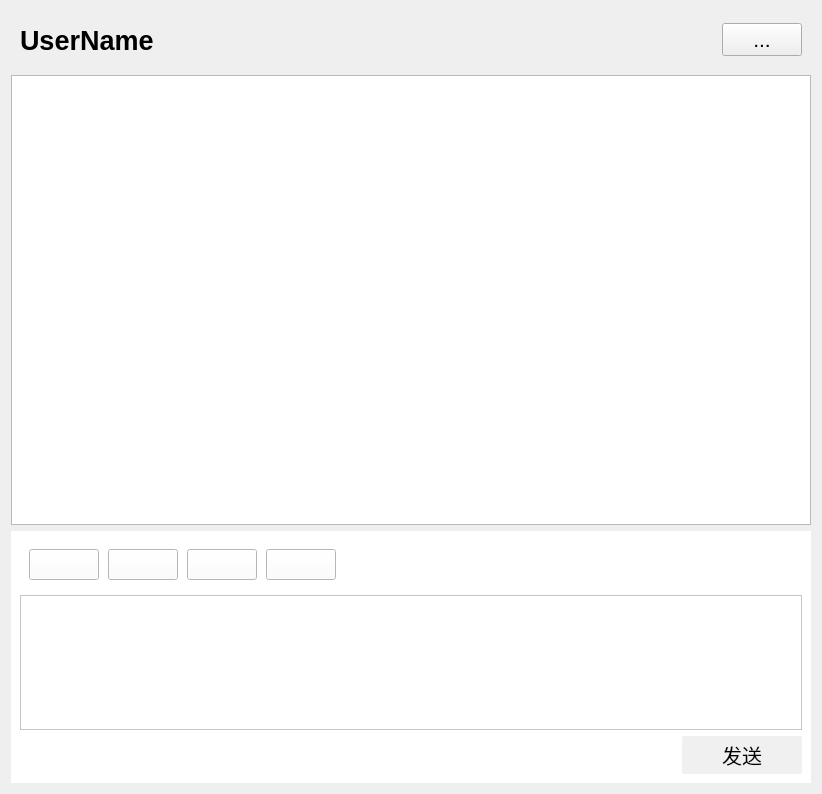
<?xml version="1.0" encoding="UTF-8"?>
<ui version="4.0">
 <class>ChatWindow</class>
 <widget class="QWidget" name="ChatWindow">
  <property name="geometry">
   <rect>
    <x>0</x>
    <y>0</y>
    <width>818</width>
    <height>794</height>
   </rect>
  </property>
  <property name="windowTitle">
   <string>Form</string>
  </property>
  <layout class="QGridLayout" name="gridLayout">
   <item row="2" column="0">
    <widget class="QWidget" name="inputWidget" native="true">
     <property name="minimumSize">
      <size>
       <width>800</width>
       <height>241</height>
      </size>
     </property>
     <property name="styleSheet">
      <string notr="true">background-color: rgb(255, 255, 255);</string>
     </property>
     <layout class="QGridLayout" name="gridLayout_2">
      <item row="2" column="0" colspan="3">
       <widget class="QTextEdit" name="textEdit">
        <property name="styleSheet">
         <string notr="true">background-color: rgb(255, 255, 255);</string>
        </property>
       </widget>
      </item>
      <item row="3" column="2">
       <widget class="QPushButton" name="sendBut">
        <property name="minimumSize">
         <size>
          <width>103</width>
          <height>38</height>
         </size>
        </property>
        <property name="maximumSize">
         <size>
          <width>120</width>
          <height>38</height>
         </size>
        </property>
        <property name="font">
         <font>
          <family>方正黑体_GBK</family>
          <pointsize>15</pointsize>
         </font>
        </property>
        <property name="styleSheet">
         <string notr="true">color: rgb(0, 0, 0);
background-color: rgb(240, 240, 240);
border-radius:2px;
</string>
        </property>
        <property name="text">
         <string>发送</string>
        </property>
        <property name="shortcut">
         <string>Return</string>
        </property>
       </widget>
      </item>
      <item row="0" column="0">
       <widget class="QWidget" name="widget_8" native="true">
        <property name="styleSheet">
         <string notr="true">background-color: rgb(255, 255, 255);</string>
        </property>
        <layout class="QHBoxLayout" name="horizontalLayout_2">
         <item>
          <widget class="QPushButton" name="btn_emoj">
           <property name="minimumSize">
            <size>
             <width>41</width>
             <height>31</height>
            </size>
           </property>
           <property name="styleSheet">
            <string notr="true">image: url(:/res/pic/表情.png);</string>
           </property>
           <property name="text">
            <string/>
           </property>
          </widget>
         </item>
         <item>
          <spacer name="horizontalSpacer_4">
           <property name="orientation">
            <enum>Qt::Horizontal</enum>
           </property>
           <property name="sizeType">
            <enum>QSizePolicy::Maximum</enum>
           </property>
           <property name="sizeHint" stdset="0">
            <size>
             <width>3</width>
             <height>20</height>
            </size>
           </property>
          </spacer>
         </item>
         <item>
          <widget class="QPushButton" name="btn_pic">
           <property name="minimumSize">
            <size>
             <width>41</width>
             <height>31</height>
            </size>
           </property>
           <property name="styleSheet">
            <string notr="true">image: url(:/res/pic/图片.png);</string>
           </property>
           <property name="text">
            <string/>
           </property>
          </widget>
         </item>
         <item>
          <spacer name="horizontalSpacer_5">
           <property name="orientation">
            <enum>Qt::Horizontal</enum>
           </property>
           <property name="sizeType">
            <enum>QSizePolicy::Maximum</enum>
           </property>
           <property name="sizeHint" stdset="0">
            <size>
             <width>3</width>
             <height>20</height>
            </size>
           </property>
          </spacer>
         </item>
         <item>
          <widget class="QPushButton" name="fileButton">
           <property name="minimumSize">
            <size>
             <width>41</width>
             <height>31</height>
            </size>
           </property>
           <property name="styleSheet">
            <string notr="true">image: url(:/res/pic/文件夹.png);</string>
           </property>
           <property name="text">
            <string/>
           </property>
          </widget>
         </item>
         <item>
          <spacer name="horizontalSpacer_6">
           <property name="orientation">
            <enum>Qt::Horizontal</enum>
           </property>
           <property name="sizeType">
            <enum>QSizePolicy::Maximum</enum>
           </property>
           <property name="sizeHint" stdset="0">
            <size>
             <width>3</width>
             <height>20</height>
            </size>
           </property>
          </spacer>
         </item>
         <item>
          <widget class="QPushButton" name="btn_screenshot">
           <property name="minimumSize">
            <size>
             <width>41</width>
             <height>31</height>
            </size>
           </property>
           <property name="styleSheet">
            <string notr="true">image: url(:/res/pic/截图.png);</string>
           </property>
           <property name="text">
            <string/>
           </property>
          </widget>
         </item>
        </layout>
       </widget>
      </item>
     </layout>
    </widget>
   </item>
   <item row="0" column="0">
    <widget class="QWidget" name="widget" native="true">
     <layout class="QGridLayout" name="gridLayout_3">
      <item row="0" column="0">
       <widget class="QLabel" name="namelabel">
        <property name="minimumSize">
         <size>
          <width>0</width>
          <height>40</height>
         </size>
        </property>
        <property name="font">
         <font>
          <pointsize>20</pointsize>
          <bold>true</bold>
         </font>
        </property>
        <property name="text">
         <string>UserName</string>
        </property>
       </widget>
      </item>
      <item row="0" column="2">
       <widget class="MyButton" name="listbtn">
        <property name="font">
         <font>
          <pointsize>16</pointsize>
         </font>
        </property>
        <property name="text">
         <string>...</string>
        </property>
       </widget>
      </item>
      <item row="0" column="1">
       <spacer name="horizontalSpacer">
        <property name="orientation">
         <enum>Qt::Horizontal</enum>
        </property>
        <property name="sizeHint" stdset="0">
         <size>
          <width>40</width>
          <height>20</height>
         </size>
        </property>
       </spacer>
      </item>
     </layout>
    </widget>
   </item>
   <item row="1" column="0">
    <widget class="BubbleList" name="msgWindow">
     <property name="minimumSize">
      <size>
       <width>800</width>
       <height>450</height>
      </size>
     </property>
    </widget>
   </item>
  </layout>
 </widget>
 <customwidgets>
  <customwidget>
   <class>BubbleList</class>
   <extends>QListWidget</extends>
   <header>bubblelist.h</header>
  </customwidget>
  <customwidget>
   <class>MyButton</class>
   <extends>QPushButton</extends>
   <header>mybutton.h</header>
  </customwidget>
 </customwidgets>
 <resources/>
 <connections/>
</ui>
